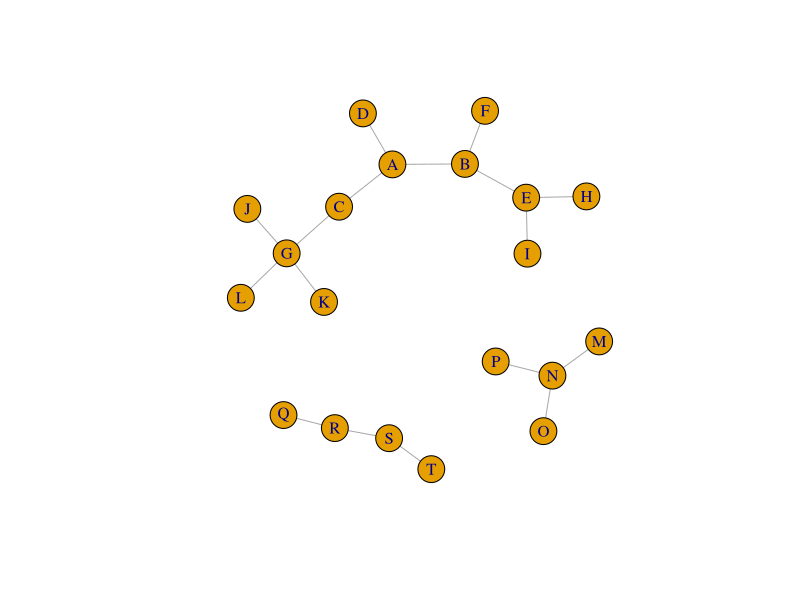

Write the R code that produced this figure.
## ---- chunk 1
# load packages
suppressPackageStartupMessages(library(tidyverse))
suppressPackageStartupMessages(library(magrittr))
suppressPackageStartupMessages(library(stringr))
suppressPackageStartupMessages(library(igraph))
## ---- chunk 2
# set up two-column edge dataframe
# columns contain vertices and each full row represents an edge
# in the Little Shasta watershed, this will be a to-from dataframe with hydroseq values
# NAs flag terminal values for ease of comparison with network image
# but are filtered out to create the igraph
# this drops vertices that do not compose edges (e.g. "U")
up_down_df <- tribble(
  ~up, ~down,
  "Q", NA,
  "P", "N",
  "O", "N",
  "N", "M",
  "M", NA,
  "L", "G",
  "K", "G",
  "J", "G",
  "I", "E",
  "H", "E",
  "G", "C",
  "F", "B",
  "E", "B",
  "D", "A",
  "C", "A",
  "B", "A",
  "A", NA,
  "R", "Q",
  NA, "P",
  NA, "O",
  NA, "L",
  NA, "K",
  NA, "J",
  NA, "I",
  NA, "H",
  NA, "F",
  NA, "D",
  NA, "R",
  "S", "T",
  "T", NA,
  "R", "S",
  "U", NA,
  NA, "U"
  ) %>%
  filter(!is.na(up) & !is.na(down))

# identify upstream ends
# upstream ends are the places your paths stop
# so to run the other direction (upstream --> downstream), you can change what is considered "upstream"
# or reverse the `all_simple_paths` call below
# this way of doing it uses the edge dataframe
# but you can also specify your own upstream ends if you want to
# and they don't have to be termini if you do that (e.g. you can stop mid-network)
upstream_ends <- up_down_df %>%
  filter(!up %in% down) %>%
  pull(up) %>%
  unique()

# identify downstream ends
# upstream ends are the places your paths stop
# so to run the other direction (upstream --> downstream), you can change what is considered "downstream"
# or reverse the `all_simple_paths` call below
# this way of doing it uses the edge dataframe
# but you can also specify your own downstream ends if you want to
# and they don't have to be termini if you do that (e.g. you can start mid-network)
downstream_ends <- up_down_df %>%
  filter(!down %in% up) %>%
  pull(down) %>%
  unique()
## ---- chunk 3
# turn edge dataframe into matrix for igraph conversion
up_down_matrix <- up_down_df %>%
  as.matrix()

# convert edge matrix to igraph
# note that directionality isn't attributed in the igraph object
# directionality is implicit when paths are created using upstream and downstream ends
# creating an igraph object without directionality allows for upstream path creation
test_igraph <- graph_from_edgelist(up_down_matrix, directed = FALSE)

# double check visually
plot(test_igraph)
## ---- chunk 4
# compute all simple paths between downstream ends and upstream ends
# and store them in a list of igraph paths
hold_paths <- lapply(downstream_ends,
                     function(x) all_simple_paths(test_igraph,
                                                  from = x,
                                                  to = upstream_ends))

# unplist igraph paths
hold_paths <- unlist(hold_paths, recursive = F)

# drop unused information like geodesic attributes from igraph paths
paths <- lapply(1:length(hold_paths), function(x) as_ids(hold_paths[[x]]))

# turn list of paths into dataframe
paths_df <- as.data.frame(as.matrix(paths)) %>%
  set_colnames("paths_lst") %>%
  rowid_to_column(var = "row_id")

# create final dataframe of paths that has
# changing the `collapse` argument will change the separator in the path strings
paths_df_clean <- unnest(paths_df, paths_lst) %>%
  group_by(row_id) %>%
  mutate(paths_chr = paste0(paths_lst, collapse = " ")) %>%
  select(row_id, paths_chr) %>%
  unique() %>%
  mutate(downstream_end = str_sub(paths_chr, 1, 1),
         upstream_end = str_sub(paths_chr, -1, -1)) %>%
  left_join(paths_df, by = "row_id") %>%
  select(row_id, downstream_end, upstream_end, paths_chr, paths_lst)
## ---- chunk 5
# take a look at the output dataframe
paths_df_clean
